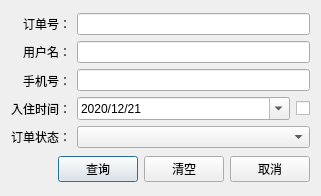
<?xml version="1.0" encoding="UTF-8"?>
<ui version="4.0">
 <class>ReserveRoomSelectDialog</class>
 <widget class="QDialog" name="ReserveRoomSelectDialog">
  <property name="geometry">
   <rect>
    <x>0</x>
    <y>0</y>
    <width>321</width>
    <height>196</height>
   </rect>
  </property>
  <property name="windowTitle">
   <string>Dialog</string>
  </property>
  <layout class="QHBoxLayout" name="horizontalLayout_3">
   <item>
    <layout class="QVBoxLayout" name="verticalLayout">
     <item>
      <layout class="QHBoxLayout" name="horizontalLayout">
       <item>
        <layout class="QVBoxLayout" name="verticalLayout_3">
         <item>
          <widget class="QLabel" name="label">
           <property name="text">
            <string>订单号：</string>
           </property>
           <property name="alignment">
            <set>Qt::AlignRight|Qt::AlignTrailing|Qt::AlignVCenter</set>
           </property>
          </widget>
         </item>
         <item>
          <widget class="QLabel" name="label_2">
           <property name="text">
            <string>用户名：</string>
           </property>
           <property name="alignment">
            <set>Qt::AlignRight|Qt::AlignTrailing|Qt::AlignVCenter</set>
           </property>
          </widget>
         </item>
         <item>
          <widget class="QLabel" name="label_5">
           <property name="text">
            <string>手机号：</string>
           </property>
           <property name="alignment">
            <set>Qt::AlignRight|Qt::AlignTrailing|Qt::AlignVCenter</set>
           </property>
          </widget>
         </item>
         <item>
          <widget class="QLabel" name="label_6">
           <property name="text">
            <string>入住时间：</string>
           </property>
           <property name="alignment">
            <set>Qt::AlignRight|Qt::AlignTrailing|Qt::AlignVCenter</set>
           </property>
          </widget>
         </item>
         <item>
          <widget class="QLabel" name="label_7">
           <property name="text">
            <string>订单状态：</string>
           </property>
           <property name="alignment">
            <set>Qt::AlignRight|Qt::AlignTrailing|Qt::AlignVCenter</set>
           </property>
          </widget>
         </item>
        </layout>
       </item>
       <item>
        <layout class="QVBoxLayout" name="verticalLayout_4" stretch="0,0,0,0,0">
         <item>
          <widget class="QLineEdit" name="edit_billNum">
           <property name="clearButtonEnabled">
            <bool>true</bool>
           </property>
          </widget>
         </item>
         <item>
          <widget class="QLineEdit" name="edit_name">
           <property name="clearButtonEnabled">
            <bool>true</bool>
           </property>
          </widget>
         </item>
         <item>
          <widget class="QLineEdit" name="edit_phone">
           <property name="clearButtonEnabled">
            <bool>true</bool>
           </property>
          </widget>
         </item>
         <item>
          <layout class="QHBoxLayout" name="horizontalLayout_4">
           <item>
            <widget class="QDateEdit" name="dateEdit">
             <property name="displayFormat">
              <string>yyyy/MM/dd</string>
             </property>
             <property name="calendarPopup">
              <bool>true</bool>
             </property>
             <property name="date">
              <date>
               <year>2020</year>
               <month>12</month>
               <day>21</day>
              </date>
             </property>
            </widget>
           </item>
           <item>
            <widget class="QCheckBox" name="checkBox">
             <property name="sizePolicy">
              <sizepolicy hsizetype="Fixed" vsizetype="Fixed">
               <horstretch>0</horstretch>
               <verstretch>0</verstretch>
              </sizepolicy>
             </property>
             <property name="text">
              <string/>
             </property>
             <property name="checkable">
              <bool>true</bool>
             </property>
            </widget>
           </item>
          </layout>
         </item>
         <item>
          <widget class="QComboBox" name="com_billState"/>
         </item>
        </layout>
       </item>
      </layout>
     </item>
     <item>
      <layout class="QHBoxLayout" name="horizontalLayout_2">
       <item>
        <spacer name="horizontalSpacer">
         <property name="orientation">
          <enum>Qt::Horizontal</enum>
         </property>
         <property name="sizeHint" stdset="0">
          <size>
           <width>40</width>
           <height>20</height>
          </size>
         </property>
        </spacer>
       </item>
       <item>
        <widget class="QPushButton" name="btn_select">
         <property name="text">
          <string>查询</string>
         </property>
        </widget>
       </item>
       <item>
        <widget class="QPushButton" name="btn_clear">
         <property name="text">
          <string>清空</string>
         </property>
        </widget>
       </item>
       <item>
        <widget class="QPushButton" name="btn_cancel">
         <property name="text">
          <string>取消</string>
         </property>
        </widget>
       </item>
      </layout>
     </item>
    </layout>
   </item>
  </layout>
 </widget>
 <resources/>
 <connections/>
</ui>
